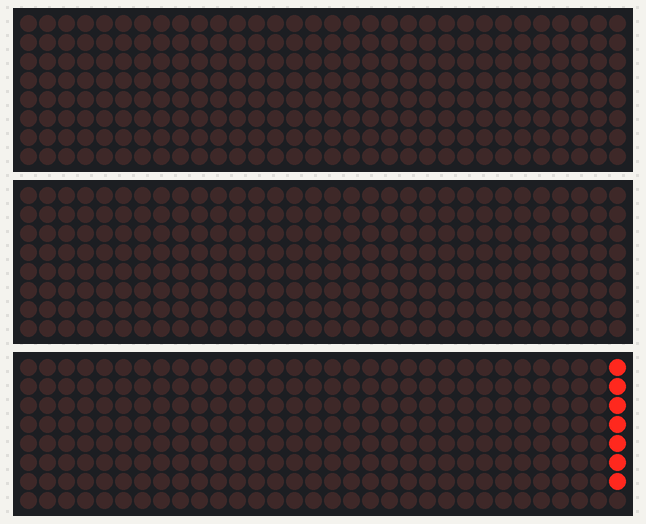
Bench run of a program on a simulated ESP32 board running MicroPython. Shown: 3 × 32×8 LED matrix. Nothing arrives over Bluetooth unless stated; library files of the repository ran but are not shown: max7219.py.

Above: at 0.13 s.
At 1.11 s:
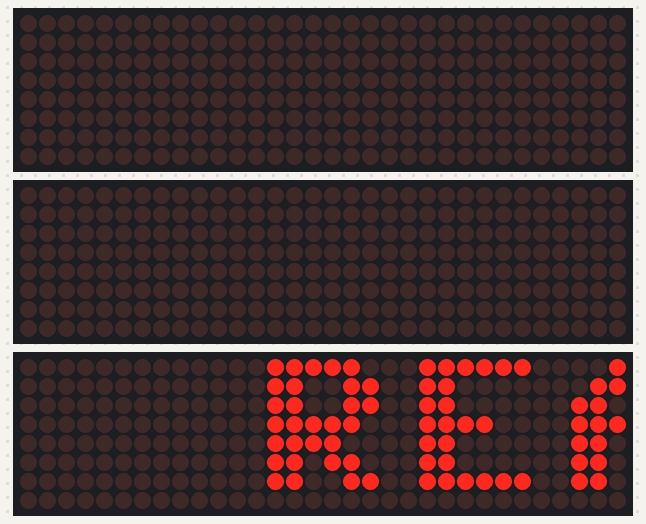
At 2.1 s:
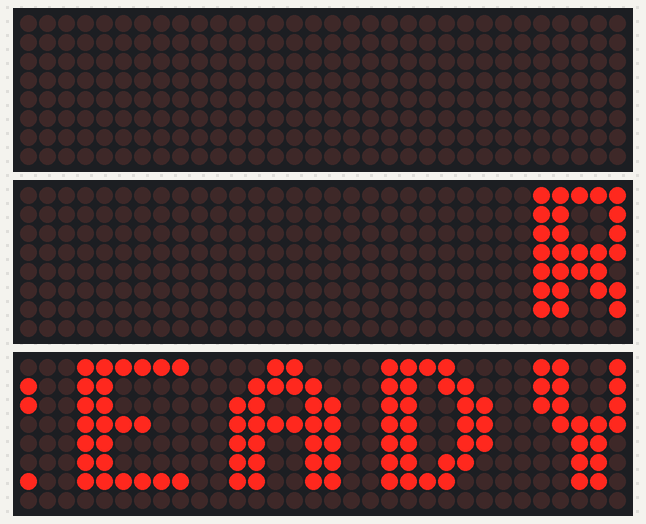
At 4.12 s:
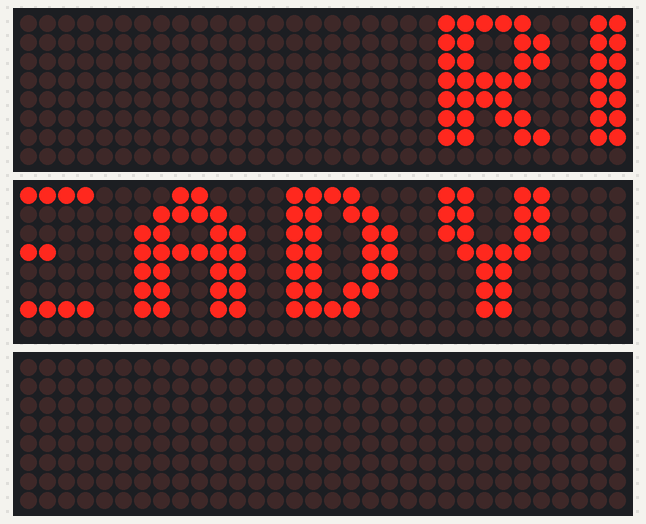
At 6.14 s:
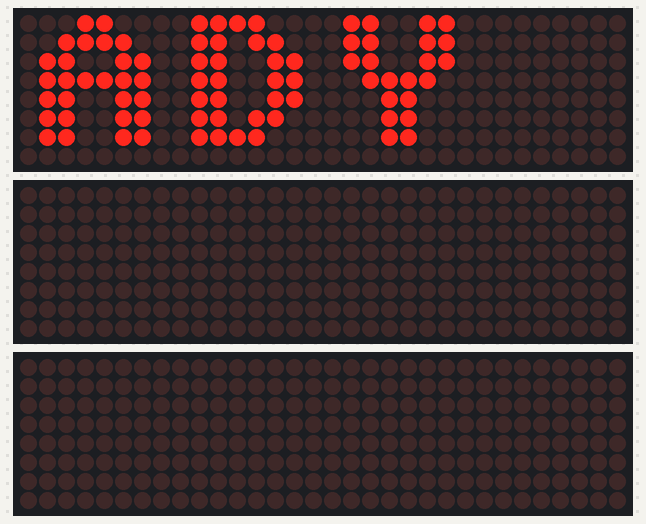
At 8.16 s:
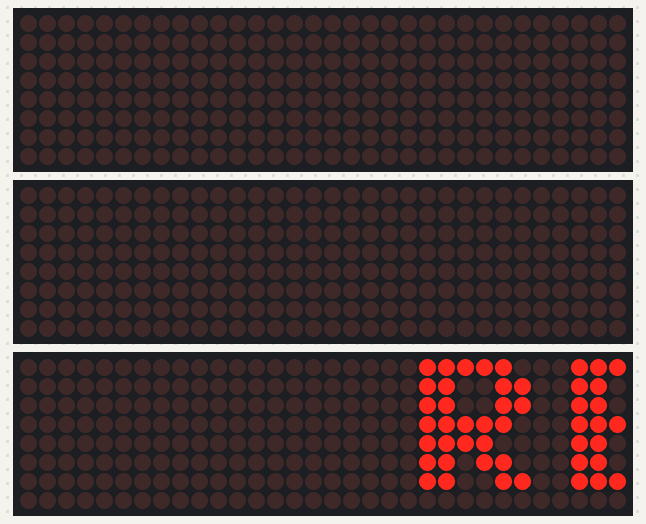

The program:

matrices_d_filement___bluetooth___queue_+_reset_matrices.py
```python
import bluetooth
import time
import max7219
from machine import Pin, SPI
from bluetooth import BLE
import machine

# =========================
# MATRICES
# =========================
spi = SPI(1, baudrate=2_000_000, polarity=1, phase=0, sck=Pin(18), mosi=Pin(23))
cs_gauche = Pin(17, Pin.OUT)
cs_milieu = Pin(16, Pin.OUT)
cs_droite = Pin(21, Pin.OUT)

d1 = max7219.Matrix8x8(spi, cs_gauche, 4)
d2 = max7219.Matrix8x8(spi, cs_milieu, 4)
d3 = max7219.Matrix8x8(spi, cs_droite, 4)

for d in (d1, d2, d3):
    d.brightness(5)
    d.fill(0)
    d.show()

WIDTH = 32
TOTAL_WIDTH = 96

# =========================
# FILE D’ATTENTE ET TEXTE COURANT
# =========================
queue = []
current_text = "READY"

# =========================
# VARIABLES BLE (NOUVEAU)
# =========================
rx_buffer = ""
rx_last_time = 0
RX_TIMEOUT_MS = 300   # délai max entre chunks BLE

# =========================
# BLE UART
# =========================
SERVICE_UUID = bluetooth.UUID("6E400001-B5A3-F393-E0A9-E50E24DCCA9E")
CHAR_UUID_RX = bluetooth.UUID("6E400003-B5A3-F393-E0A9-E50E24DCCA9E")
CHAR_UUID_TX = bluetooth.UUID("6E400002-B5A3-F393-E0A9-E50E24DCCA9E")

def advertising_payload(name):
    payload = bytearray()
    payload += b"\x02\x01\x06"
    name_bytes = name.encode()
    payload += bytes([len(name_bytes)+1, 0x09]) + name_bytes
    return payload

class BLE_UART:
    def __init__(self):
        self.ble = BLE()
        self.ble.active(True)
        self.ble.irq(self.irq)
        UART_SERVICE = (
            SERVICE_UUID,
            (
                (CHAR_UUID_RX, bluetooth.FLAG_WRITE),
                (CHAR_UUID_TX, bluetooth.FLAG_NOTIFY),
            ),
        )
        ((self.rx_handle, self.tx_handle),) = self.ble.gatts_register_services((UART_SERVICE,))
        self.connections = set()
        self.start_advertising()

    def irq(self, event, data):
        global rx_buffer, rx_last_time, queue

        if event == 1:  # CONNECT
            conn_handle, _, _ = data
            self.connections.add(conn_handle)

        elif event == 2:  # DISCONNECT
            conn_handle, _, _ = data
            self.connections.discard(conn_handle)
            self.start_advertising()

        elif event == 3:  # WRITE
            value = self.ble.gatts_read(self.rx_handle)
            try:
                chunk = value.decode()
                rx_buffer += chunk
                rx_last_time = time.ticks_ms()

                # Fin explicite si \n reçu
                if "\n" in rx_buffer:
                    full_text = rx_buffer.replace("\n", "").strip()
                    print("Texte complet reçu :", full_text)
                    queue.append(full_text)
                    rx_buffer = ""

            except:
                pass

    def start_advertising(self):
        adv = advertising_payload("ESP32-MATRIX")
        self.ble.gap_advertise(100_000, adv)

uart = BLE_UART()
ranger = "Pensez a ranger le materiel et a nettoyer les tables avant de partir"
# =========================
# BOUCLE PRINCIPALE – SCROLL
# =========================
while True:

    # --- TIMEOUT BLE (NOUVEAU) ---
    if rx_buffer and time.ticks_diff(time.ticks_ms(), rx_last_time) > RX_TIMEOUT_MS:
        full_text = rx_buffer.strip()
        print("Texte reçu (timeout) :", full_text)

        # Textes pré-définis
        if full_text == "!RANGER":
            full_text = ranger

        if full_text == "!RESET":
            machine.reset()

        if full_text == "!HELP":
            full_text = "Help at https://github.com/mathisDeronne/Matrice-led-ynov"


        queue.append(full_text)
        rx_buffer = ""

    # --- Réinstanciation des matrices ---
    d1 = max7219.Matrix8x8(spi, cs_gauche, 4)
    d2 = max7219.Matrix8x8(spi, cs_milieu, 4)
    d3 = max7219.Matrix8x8(spi, cs_droite, 4)

    for d in (d1, d2, d3):
        d.brightness(5)

    # Nouveau message ?
    if queue:
        current_text = queue.pop(0)

    text_width = len(current_text) * 8

    for x in range(TOTAL_WIDTH, -text_width - 1, -1):

        d1.fill(0)
        d1.text(current_text, x, 0, 1)
        d1.show()

        d2.fill(0)
        d2.text(current_text, x - WIDTH, 0, 1)
        d2.show()

        d3.fill(0)
        d3.text(current_text, x - 2 * WIDTH, 0, 1)
        d3.show()

        time.sleep(0.05)
```

Measured:
- by itself, everything shown: repeats every 7.5 s, in 134 steps
